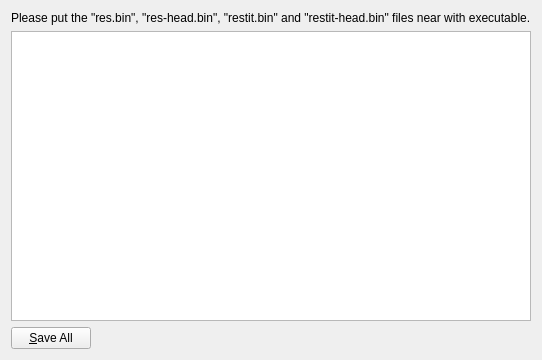
<?xml version="1.0" encoding="UTF-8"?>
<ui version="4.0">
 <class>Widget</class>
 <widget class="QWidget" name="Widget">
  <property name="geometry">
   <rect>
    <x>0</x>
    <y>0</y>
    <width>536</width>
    <height>360</height>
   </rect>
  </property>
  <property name="windowTitle">
   <string>Widget</string>
  </property>
  <layout class="QVBoxLayout" name="verticalLayout">
   <item>
    <widget class="QLabel" name="label">
     <property name="text">
      <string>Please put the &quot;res.bin&quot;, &quot;res-head.bin&quot;, &quot;restit.bin&quot; and &quot;restit-head.bin&quot; files near with executable.</string>
     </property>
    </widget>
   </item>
   <item>
    <widget class="QTableWidget" name="tableWidget"/>
   </item>
   <item>
    <layout class="QHBoxLayout" name="horizontalLayout">
     <item>
      <widget class="QPushButton" name="pushButton">
       <property name="text">
        <string>&amp;Save All</string>
       </property>
      </widget>
     </item>
     <item>
      <spacer name="horizontalSpacer">
       <property name="orientation">
        <enum>Qt::Horizontal</enum>
       </property>
       <property name="sizeHint" stdset="0">
        <size>
         <width>40</width>
         <height>20</height>
        </size>
       </property>
      </spacer>
     </item>
    </layout>
   </item>
  </layout>
 </widget>
 <layoutdefault spacing="6" margin="11"/>
 <resources/>
 <connections/>
</ui>
